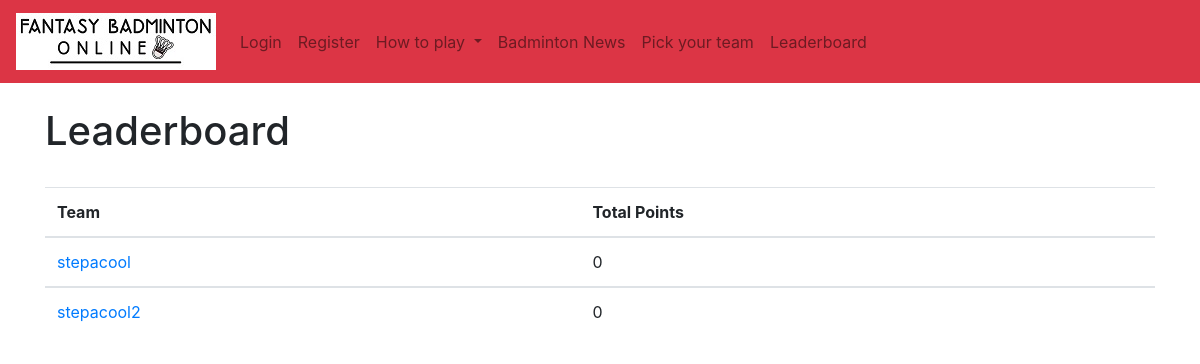
Page /leaderboard/ on the committed database.
### authenticate/models.py (models this page shows, shortened)
class Teams(models.Model): # team model, players(Rankings model) have foreign key relation to it
	budget = models.IntegerField(default=120)
	owner = models.ForeignKey(settings.AUTH_USER_MODEL,on_delete=models.CASCADE, related_name='teams') # relation to a user
	team = models.SlugField()
	date = models.DateTimeField(auto_now_add=True)
	points = models.CharField(max_length=50)
	def get_team_total_points(self):
		total = []
		total.append(self.MSplayers.all().aggregate(Sum('score'))['score__sum'])
		total.append(self.WSplayers.all().aggregate(Sum('score'))['score__sum'])
		total.append(self.MDplayers.all().aggregate(Sum('score'))['score__sum'])
		total.append(self.WDplayers.all().aggregate(Sum('score'))['score__sum'])
		total.append(self.XDplayers.all().aggregate(Sum('score'))['score__sum'])
		total = [x for x in total if x is not None]
		return sum(total)

### authenticate/views.py (the view)
# urls.py: path('leaderboard/', views.leaderboard, name='leaderboard'),
def leaderboard(request):
	all_teams = Teams.objects.all().order_by('-points')
	return render(request, 'authenticate/leaderboard.html', {'all_teams': all_teams})

### authenticate/templates/authenticate/leaderboard.html
{% extends 'authenticate/base.html' %}
{% load static %}
{% block content %}
<h1>Leaderboard</h1>
<br/>
{% if all_teams %}
	<table id=teams_table class="table table-hover">
		<thead>
			<tr>
				<th scope="col">Team</th>
				<th scope="col">Total Points</th>
			</tr>
		</thead>
	{% for things in all_teams %}
		<tbody>
			<tr>
			    <td><a href="{% url 'players-urls:team_detail' team_pk=things.pk %}">{{ things.owner.username }}</a></td>
			    <td>{{ things.get_team_total_points }}</td>
			</tr>
		</tbody>
	{% endfor %}
	</table>
{% endif %}
{% endblock %}

### rows in the picture
Teams: owner.username "stepacool", get_team_total_points "0"
Teams: owner.username "stepacool2", get_team_total_points "0"
